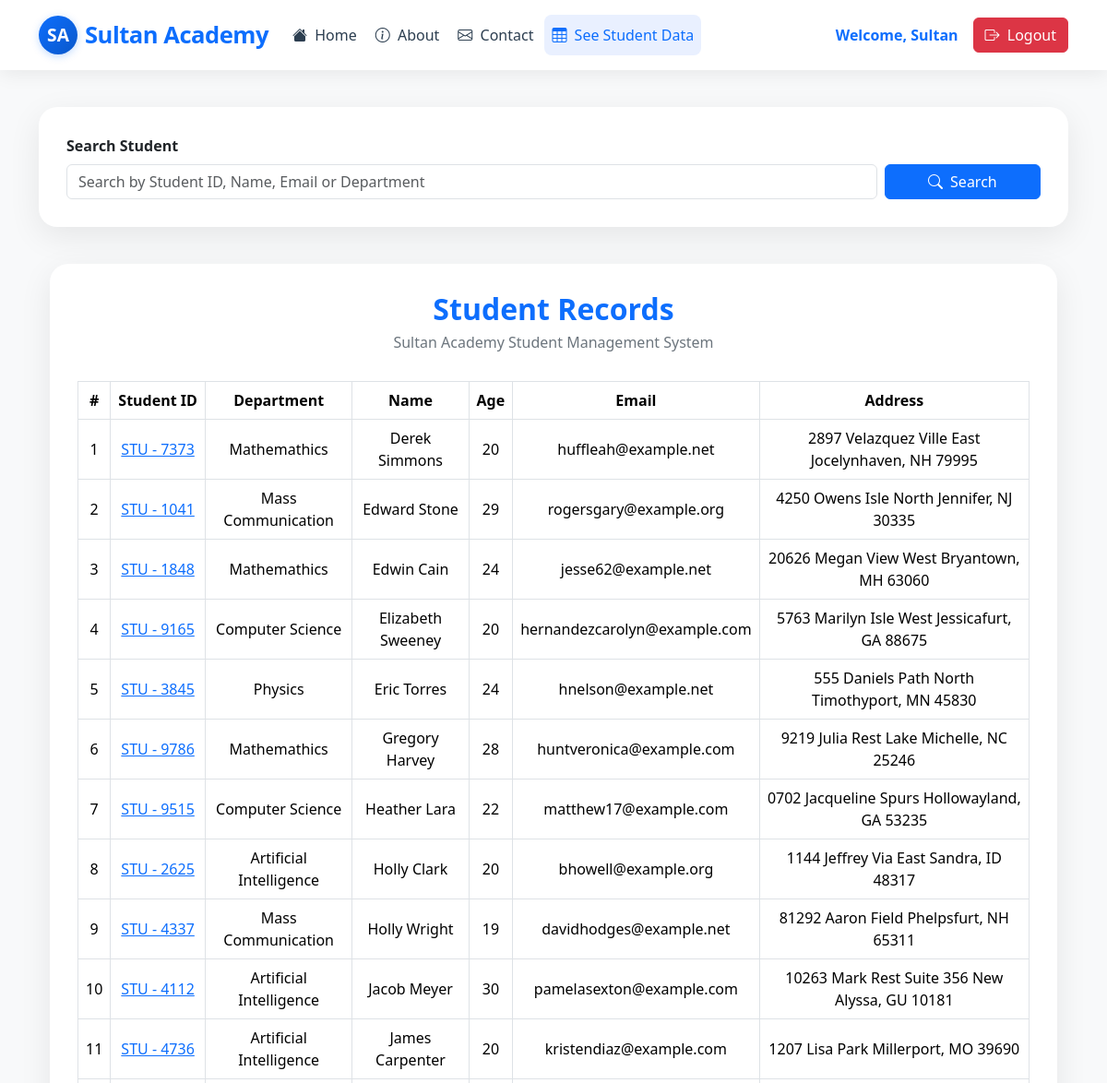
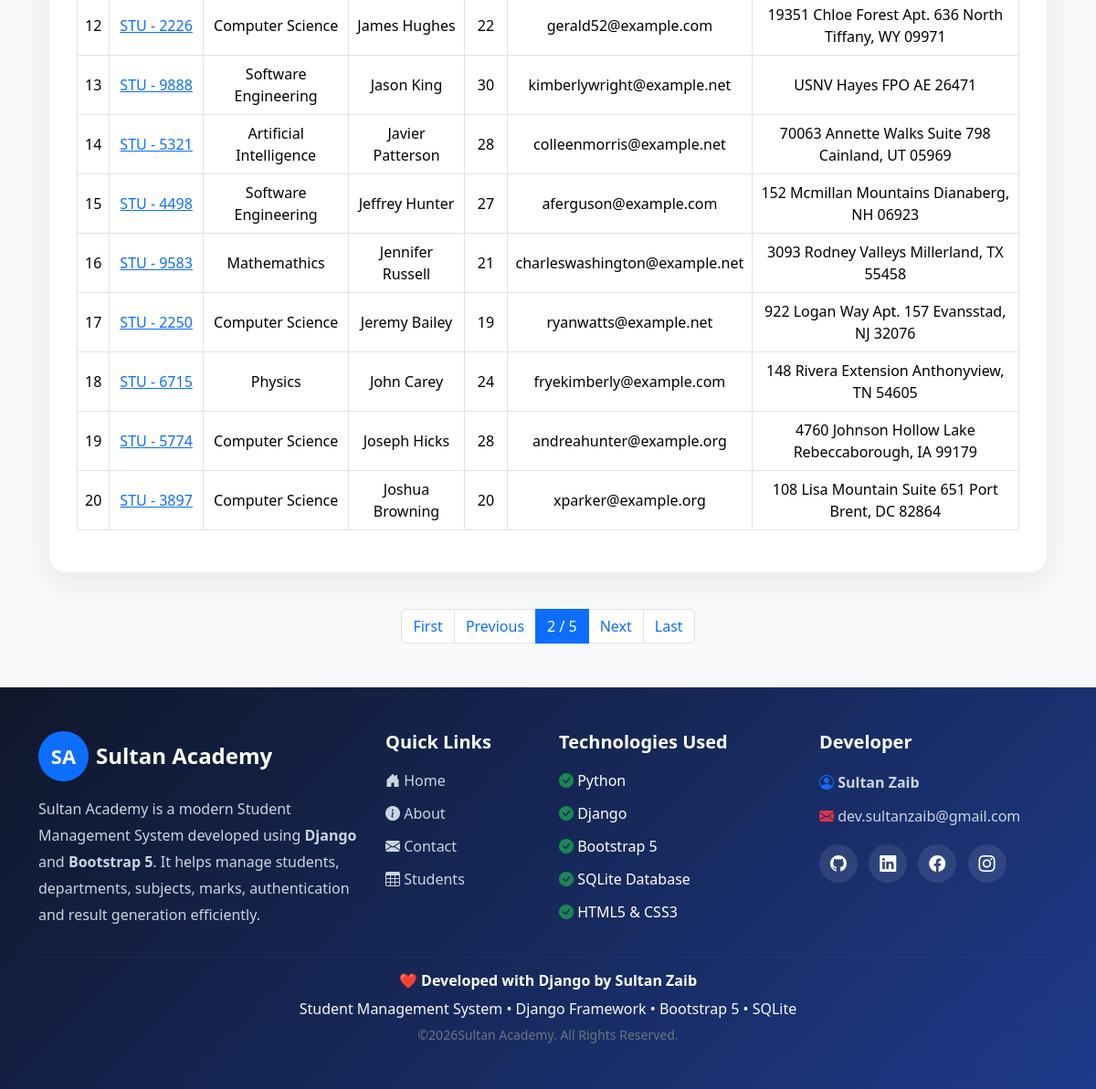
/student_view/?page=2 (signed in), run on the app's committed database (2 pictures, top to bottom).
### student/models.py (models this page shows, shortened)
class Student(models.Model):
    user = models.ForeignKey(User, on_delete=models.SET_NULL, blank=True, null=True)
    student = models.OneToOneField(
        StudentId, related_name="studentid", on_delete=models.CASCADE
    )
    department = models.ForeignKey(
        Department, related_name="departname", on_delete=models.CASCADE
    )
    student_name = models.CharField(max_length=100)
    student_email = models.EmailField(unique=True)
    student_age = models.IntegerField(default=18)
    student_address = models.TextField()
    class Meta:
        ordering = ["student_name"]
        verbose_name = "Student"
        verbose_name_plural = "Students"
        db_table = "student_table"

class StudentId(models.Model):
    student_id = models.CharField(max_length=100)

class Department(models.Model):
    department = models.CharField(max_length=100)
    def __str__(self):
        return self.department

### student/views.py (the view, shortened to what this page needs)
# urls.py: path("student_view/", student_view, name="student_view"),
@login_required(login_url="login_page")
def student_view(request):
    queryset = Student.objects.all()
    paginator = Paginator(queryset, 20)  # Show 25 contacts per page.
    page_number = request.GET.get("page")
    page_obj = paginator.get_page(page_number)
    context = {
        "queryset": queryset,
        "page_obj": page_obj,
    }
    return render(request, "app/student_view.html", context)

### student/templates/app/student_view.html (shortened to what this page needs)
{% extends 'app/base.html' %}
{% load static %}
{% block content %}
  <div class="student-wrapper mb-4">
    <form method="GET">
      <div class="row g-2 align-items-end">
        <div class="col-md-10">
          <label class="form-label fw-bold">Search Student</label>
          <input type="text" class="form-control" name="search" placeholder="Search by Student ID, Name, Email or Department" value="{{ search }}" />
        </div>
        <div class="col-md-2 d-grid">
          <button type="submit" class="btn btn-primary">
            <i class="bi bi-search me-1"></i>
            Search
          </button>
        </div>
      </div>
    </form>
  </div>
  <div class="container">
    <div class="student-wrapper">
      <h2 class="student-title">Student Records</h2>
      <p class="student-subtitle">Sultan Academy Student Management System</p>
      <div class="table-responsive">
        <table class="table table-bordered table-hover align-middle">
          <thead>
            <tr>
              <th>#</th>
              <th>Student ID</th>
              <th>Department</th>
              <th>Name</th>
              <th>Age</th>
              <th>Email</th>
              <th>Address</th>
            </tr>
          </thead>
          <tbody>
            {% for student in page_obj %}
              <tr>
                <td>{{ forloop.counter }}</td>
                <td>
                  <a href="{% url 'student_result' student.student.student_id %}">{{ student.student.student_id }}</a>
                </td>
                <td>{{ student.department }}</td>
                <td>{{ student.student_name }}</td>
                <td>{{ student.student_age }}</td>
                <td>{{ student.student_email }}</td>
                <td>{{ student.student_address }}</td>
              </tr>
            {% empty %}
              <tr>
                <td colspan="7" class="text-center text-muted py-4">No Students Found.</td>
              </tr>
            {% endfor %}
          </tbody>
        </table>
      </div>
    </div>
  </div>
  <nav class="mt-4">
    <ul class="pagination justify-content-center">
      {% if page_obj.has_previous %}
        <li class="page-item">
          <a class="page-link" href="?page=1">First</a>
        </li>
        <li class="page-item">
          <a class="page-link" href="?page={{ page_obj.previous_page_number }}">Previous</a>
        </li>
      {% endif %}
      <li class="page-item active">
        <span class="page-link">{{ page_obj.number }} / {{ page_obj.paginator.num_pages }}</span>
      </li>
      {% if page_obj.has_next %}
        <li class="page-item">
          <a class="page-link" href="?page={{ page_obj.next_page_number }}">Next</a>
        </li>
        <li class="page-item">
          <a class="page-link" href="?page={{ page_obj.paginator.num_pages }}">Last</a>
        </li>
      {% endif %}
    </ul>
  </nav>
{% endblock %}

### student/templates/app/base.html (shortened to what this page needs)
{% load static %}
<!DOCTYPE html>
<html lang="en">
  <head>
    <link href="https://cdn.jsdelivr.net/npm/bootstrap@5.3.8/dist/css/bootstrap.min.css" rel="stylesheet" />
    <link rel="stylesheet" href="https://cdn.jsdelivr.net/npm/bootstrap-icons@1.11.3/font/bootstrap-icons.min.css" />
  </head>
  <body>
    <nav class="navbar navbar-expand-lg fixed-top">
      <div class="container">
        <span class="navbar-brand">
          <span class="logo-circle">SA</span>
          <span class="brand-text">Sultan Academy</span>
        </span>
        <div class="collapse navbar-collapse" id="mainNavbar">
          <ul class="navbar-nav me-auto mb-2 mb-lg-0">
            <li class="nav-item">
              <a class="nav-link {% if request.resolver_match.url_name == 'home' %}active{% endif %}" href="{% url 'home_page' %}"><i class="bi bi-house-fill me-1"></i> Home</a>
            </li>
            <li class="nav-item">
              <a class="nav-link {% if request.resolver_match.url_name == 'about' %}active{% endif %}" href="{% url 'about_page' %}"><i class="bi bi-info-circle me-1"></i> About</a>
            </li>
            <li class="nav-item">
              <a class="nav-link {% if request.resolver_match.url_name == 'contact' %}active{% endif %}" href="{% url 'contact_page' %}"><i class="bi bi-envelope me-1"></i> Contact</a>
            </li>
            <li class="nav-item">
              <a class="nav-link {% if request.resolver_match.url_name == 'student_view' %}active{% endif %}" href="{% url 'student_view' %}">
                <i class="bi bi-table me-1"></i>
                See Student Data
              </a>
            </li>
          </ul>
          <div class="d-flex gap-2 align-items-center">
            {% if user.is_authenticated %}
              <span class="me-2 fw-semibold text-primary">Welcome, {{ user.first_name }}</span>
              <a href="{% url 'logout_page' %}" class="btn btn-danger">
                <i class="bi bi-box-arrow-right me-1"></i>
                Logout
              </a>
            {% endif %}
          </div>
        </div>
      </div>
    </nav>
    <main class="container">
      {% block content %}
      {% endblock %}
    </main>
    <footer class="academy-footer mt-5">
      <div class="container py-5">
        <div class="row gy-4">
          <div class="col-lg-4 col-md-6">
            <div class="d-flex align-items-center mb-3">
              <span class="footer-logo">SA</span>
              <h4 class="mb-0 ms-2 text-white fw-bold">Sultan Academy</h4>
            </div>
            <p class="footer-text">
              Sultan Academy is a modern Student Management System developed using <strong>Django</strong> and <strong>Bootstrap 5</strong>. It helps manage students, departments, subjects, marks, authentication and result generation efficiently.
            </p>
          </div>
          <div class="col-lg-2 col-md-6">
            <h5 class="footer-title">Quick Links</h5>
            <ul class="footer-links">
              <li>
                <a href="{% url 'home_page' %}"><i class="bi bi-house-door-fill"></i> Home</a>
              </li>
              <li>
                <a href="{% url 'about_page' %}"><i class="bi bi-info-circle-fill"></i> About</a>
              </li>
              <li>
                <a href="{% url 'contact_page' %}"><i class="bi bi-envelope-fill"></i> Contact</a>
              </li>
              <li>
                <a href="{% url 'student_view' %}"><i class="bi bi-table"></i> Students</a>
              </li>
            </ul>
          </div>
          <div class="col-lg-3 col-md-6">
            <h5 class="footer-title">Technologies Used</h5>
            <ul class="footer-links">
              <li>
                <i class="bi bi-check-circle-fill text-success"></i> Python
              </li>
              <li>
                <i class="bi bi-check-circle-fill text-success"></i> Django
              </li>
              <li>
                <i class="bi bi-check-circle-fill text-success"></i> Bootstrap 5
              </li>
              <li>
                <i class="bi bi-check-circle-fill text-success"></i> SQLite Database
              </li>
              <li>
                <i class="bi bi-check-circle-fill text-success"></i> HTML5 & CSS3
              </li>
            </ul>
          </div>
          <div class="col-lg-3 col-md-6">
            <h5 class="footer-title">Developer</h5>
            <p class="footer-text mb-2">
              <i class="bi bi-person-circle text-primary"></i>
              <strong>Sultan Zaib</strong>
            </p>
            <p class="footer-text">
              <i class="bi bi-envelope-fill text-danger"></i>
              dev.sultanzaib@gmail.com
            </p>
            <div class="social-icons mt-3">
              <a href="#"><i class="bi bi-github"></i></a>
              <a href="#"><i class="bi bi-linkedin"></i></a>
              <a href="#"><i class="bi bi-facebook"></i></a>
              <a href="#"><i class="bi bi-instagram"></i></a>
            </div>
          </div>
        </div>
        <hr class="footer-line" />
        <div class="text-center">
          <h6 class="text-white fw-bold">❤️ Developed with Django by Sultan Zaib</h6>
          <p class="mb-1 text-light">Student Management System • Django Framework • Bootstrap 5 • SQLite</p>
          <small class="text-secondary">©{% now 'Y' %}Sultan Academy. All Rights Reserved.</small>
        </div>
      </div>
    </footer>
  </body>
</html>

### student/templates/app/base.html (style rules this page uses)
body { padding-top: 76px; background: #f8f9fa; font-family: 'Segoe UI', Tahoma, Geneva, Verdana, sans-serif; }
.navbar { box-shadow: 0 4px 20px rgba(0, 0, 0, 0.07); background: #ffffff !important; padding: 0.75rem 0; transition: all 0.25s ease; }
.logo-circle { display: inline-flex; align-items: center; justify-content: center; width: 42px; height: 42px; background: linear-gradient(135deg, #0d6efd, #0a58ca); color: #fff; font-weight: 700; font-size: 1.2rem; border-radius: 50%; margin-right: 8px; box-shadow: 0 2px 8px rgba(13, 110, 253, 0.25); flex-shrink: 0; }
.brand-text { font-weight: 700; font-size: 1.6rem; letter-spacing: -0.5px; color: #0d6efd; text-decoration: none; }
.navbar-brand { display: flex; align-items: center; gap: 0; text-decoration: none; }
.navbar-nav .nav-link { font-weight: 500; font-size: 1rem; padding: 0.6rem 1rem; color: #2c3e50 !important; border-radius: 8px; transition: background 0.2s, color 0.2s; margin: 0 2px; cursor: default; }
.navbar-nav .nav-link:hover, .navbar-nav .nav-link.active { background: #e9f0ff; color: #0d6efd !important; }
.academy-footer { background: linear-gradient(135deg, #0f172a, #1e3a8a); color: white; margin-top: 80px; }
.footer-logo { width: 55px; height: 55px; background: #0d6efd; border-radius: 50%; display: flex; justify-content: center; align-items: center; font-size: 22px; font-weight: bold; color: #fff; }
.footer-title { font-weight: 700; margin-bottom: 18px; color: #fff; }
.footer-text { color: #cbd5e1; line-height: 1.8; }
.footer-links { list-style: none; padding: 0; margin: 0; }
.footer-links li { margin-bottom: 12px; }
.footer-links a { text-decoration: none; color: #cbd5e1; transition: 0.3s; }
.social-icons a { display: inline-flex; justify-content: center; align-items: center; width: 42px; height: 42px; border-radius: 50%; background: #ffffff18; color: white; margin-right: 8px; text-decoration: none; transition: 0.3s; font-size: 18px; }
.footer-line { border-color: rgba(255, 255, 255, 0.15); }

### student/templates/app/student_view.html (style rules this page uses)
.student-wrapper { max-width: 1200px; margin: 40px auto; background: #fff; border-radius: 20px; padding: 30px; box-shadow: 0 10px 35px rgba(0, 0, 0, 0.08); }
.student-title { text-align: center; font-size: 32px; font-weight: 700; color: #0d6efd; margin-bottom: 5px; }
.student-subtitle { text-align: center; color: #6c757d; margin-bottom: 30px; }
.table { vertical-align: middle; }
.table thead { background: #0d6efd; color: white; }
.table thead th { text-align: center; white-space: nowrap; }
.table tbody td { text-align: center; }

### data on the page
Student: student.student_id "STU - 7373", department "Mathemathics", student_name "Derek Simmons", student_age "20", student_email "huffleah@example.net", student_address "2897 Velazquez Ville East Jocelynhaven, NH 79995"
Student: student.student_id "STU - 1041", department "Mass Communication", student_name "Edward Stone", student_age "29", student_email "rogersgary@example.org", student_address "4250 Owens Isle North Jennifer, NJ 30335"
Student: student.student_id "STU - 1848", department "Mathemathics", student_name "Edwin Cain", student_age "24", student_email "jesse62@example.net", student_address "20626 Megan View West Bryantown, MH 63060"
Student: student.student_id "STU - 9165", department "Computer Science", student_name "Elizabeth Sweeney", student_age "20", student_email "hernandezcarolyn@example.com", student_address "5763 Marilyn Isle West Jessicafurt, GA 88675"
Student: student.student_id "STU - 3845", department "Physics", student_name "Eric Torres", student_age "24", student_email "hnelson@example.net", student_address "555 Daniels Path North Timothyport, MN 45830"
Student: student.student_id "STU - 9786", department "Mathemathics", student_name "Gregory Harvey", student_age "28", student_email "huntveronica@example.com", student_address "9219 Julia Rest Lake Michelle, NC 25246"
Student: student.student_id "STU - 9515", department "Computer Science", student_name "Heather Lara", student_age "22", student_email "matthew17@example.com", student_address "0702 Jacqueline Spurs Hollowayland, GA 53235"
Student: student.student_id "STU - 2625", department "Artificial Intelligence", student_name "Holly Clark", student_age "20", student_email "bhowell@example.org", student_address "1144 Jeffrey Via East Sandra, ID 48317"
Student: student.student_id "STU - 4337", department "Mass Communication", student_name "Holly Wright", student_age "19", student_email "davidhodges@example.net", student_address "81292 Aaron Field Phelpsfurt, NH 65311"
Student: student.student_id "STU - 4112", department "Artificial Intelligence", student_name "Jacob Meyer", student_age "30", student_email "pamelasexton@example.com", student_address "10263 Mark Rest Suite 356 New Alyssa, GU 10181"
Student: student.student_id "STU - 4736", department "Artificial Intelligence", student_name "James Carpenter", student_age "20", student_email "kristendiaz@example.com", student_address "1207 Lisa Park Millerport, MO 39690"
Student: student.student_id "STU - 2226", department "Computer Science", student_name "James Hughes", student_age "22", student_email "gerald52@example.com", student_address "19351 Chloe Forest Apt. 636 North Tiffany, WY 09971"
Student: student.student_id "STU - 9888", department "Software Engineering", student_name "Jason King", student_age "30", student_email "kimberlywright@example.net", student_address "USNV Hayes FPO AE 26471"
Student: student.student_id "STU - 5321", department "Artificial Intelligence", student_name "Javier Patterson", student_age "28", student_email "colleenmorris@example.net", student_address "70063 Annette Walks Suite 798 Cainland, UT 05969"
Student: student.student_id "STU - 4498", department "Software Engineering", student_name "Jeffrey Hunter", student_age "27", student_email "aferguson@example.com", student_address "152 Mcmillan Mountains Dianaberg, NH 06923"
Student: student.student_id "STU - 9583", department "Mathemathics", student_name "Jennifer Russell", student_age "21", student_email "charleswashington@example.net", student_address "3093 Rodney Valleys Millerland, TX 55458"
Student: student.student_id "STU - 2250", department "Computer Science", student_name "Jeremy Bailey", student_age "19", student_email "ryanwatts@example.net", student_address "922 Logan Way Apt. 157 Evansstad, NJ 32076"
Student: student.student_id "STU - 6715", department "Physics", student_name "John Carey", student_age "24", student_email "fryekimberly@example.com", student_address "148 Rivera Extension Anthonyview, TN 54605"
Student: student.student_id "STU - 5774", department "Computer Science", student_name "Joseph Hicks", student_age "28", student_email "andreahunter@example.org", student_address "4760 Johnson Hollow Lake Rebeccaborough, IA 99179"
Student: student.student_id "STU - 3897", department "Computer Science", student_name "Joshua Browning", student_age "20", student_email "xparker@example.org", student_address "108 Lisa Mountain Suite 651 Port Brent, DC 82864"

### other printed values
{{ user.first_name }} "Sultan"
{{ page_obj.number }} "2"
{{ page_obj.paginator.num_pages }} "5"
